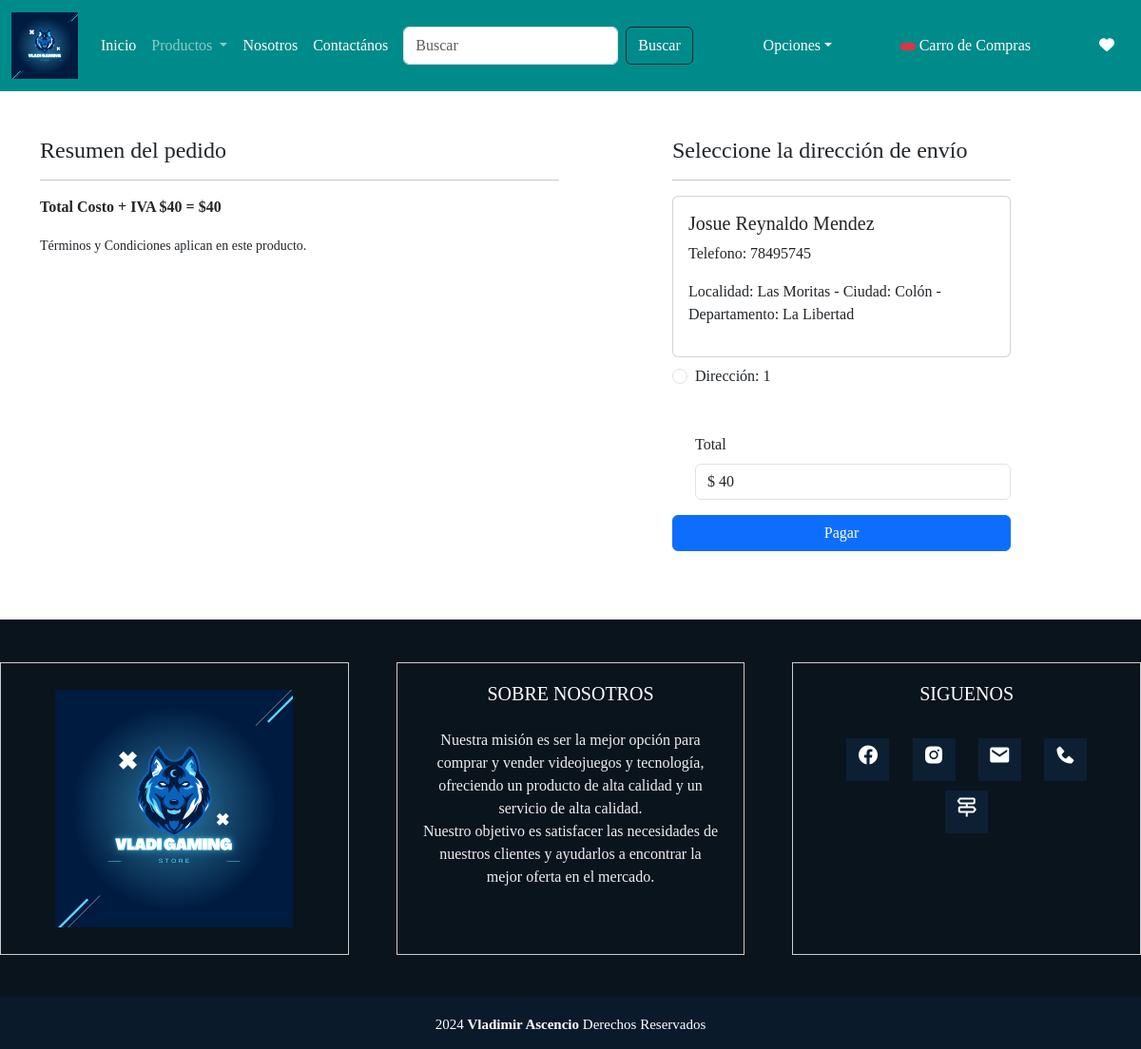
Screenshot of /checkout/ (signed in) with the database file from the repository.
### app/models.py (models this page shows, shortened)
class Perfil(models.Model):
    user = models.ForeignKey(User, on_delete=models.CASCADE)
    nombre = models.CharField(max_length=255)
    localidad = models.CharField(max_length=255)
    ciudad = models.CharField(max_length=100)
    telefono = models.IntegerField()
    departamento = models.CharField(choices=STATE_CHOICES, max_length=100)

### app/views.py (the view)
# urls.py: path('checkout/', views.checkout.as_view(), name='checkout'),
@method_decorator(login_required, name='dispatch')
class checkout(View):
    def get(self, request):
        totalitem = 0
        wishitem = 0
        if request.user.is_authenticated:
            totalitem = len(Cart.objects.filter(user=request.user))
            wishitem = len(Wishlist.objects.filter(user = request.user))
        user = request.user
        add = Perfil.objects.filter(user = user)
        cart_items = Cart.objects.filter(user = user)
        famount = 0
        for p in cart_items:
            value = p.quantity * p.product.discounted_price
            famount = famount + value
        totalamount = famount + 40
        return render(request, 'app/checkout.html',locals())

### app/templates/app/checkout.html (shortened to what this page needs)
{% extends "app/base.html" %}
{% load static %}
{% block main-content %}
<div style="font-family: 'Times New Roman', Times, serif;" class="container">
    <div class="row mt-5">
        <div class="col-sm-6">
            <h4>Resumen del pedido</h4>
            <hr>
            <p class="fw-bold">Total Costo + IVA $40 = ${{totalamount}}</p>
            <small>Términos y Condiciones aplican en este producto.</small>
        </div>
        <div class="col-sm-4 offset-sm-1">
            <h4>Seleccione la dirección de envío</h4>
            <hr>
            <form method="post" id="myform">
                {% for ad in add %}
                    <div class="card">
                        <div class="card-body">
                            <h5>{{ad.nombre}}</h5>
                            <p>Telefono: {{ad.telefono}}</p>
                            <p>Localidad: {{ad.localidad}} - Ciudad: {{ad.ciudad}} - Departamento: {{ad.departamento}}</p>
                        </div>
                    </div>
                    <div class="form-check mt-2 mb-5">
                        <input class="form-check-input" type="radio" name="custid" id="custadd{{forloop.counter}}" value="{{ad.id}}">
                        <label class="form-check-label" for="custadd{{forloop.counter}}">
                            Dirección: {{forloop.counter}}</label>
                    </div>
                {% endfor %}
                <div class="form-check mb-3">
                    <label for="totalmount" class="form-label">Total</label>
                    <p type="number" class="form-control" name="totamount" readonly>$ {{totalamount}} </p>
                </div>
                <div class="text-end">
                    <div class="d-grid">
                        <a href="{% url 'pagar' %}" class="btn btn-primary">Pagar</a>
                    </div>
                </div>
                <br>
                <br>
                <br>
            </form>
        </div>
    </div>
</div>
{% endblock main-content %}

### rows the page displays
Perfil: nombre "Josue Reynaldo Mendez", telefono "78495745", localidad "Las Moritas", ciudad "Colón", departamento "La Libertad"

### other values shown
{{ totalamount }} "40"
